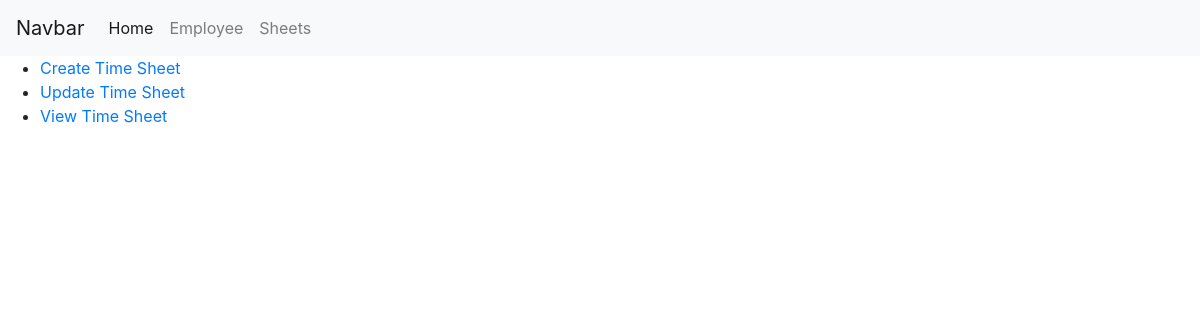
The page /timesheets/ on the database as committed earlier.
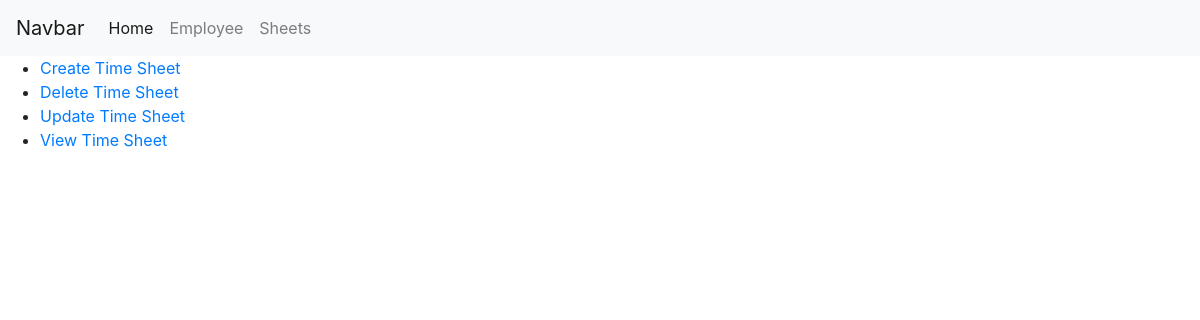
The same page on the database as committed later.
### timesheets/models.py (models this page shows, shortened)
class TimeMenus(models.Model):
    menu_id = models.IntegerField(verbose_name = 'Menu ID',help_text="Enter The Menu ID")
    menu_name = models.CharField(max_length=200,verbose_name = 'Menu Name',help_text="Menu Name")
    menu_desc = models.CharField(max_length=200,verbose_name = ' Menu Description',help_text="Menu details")
    menu_url = models.CharField(max_length=200,verbose_name = ' Menu URL',help_text="Menu URL")
    class Meta:
        verbose_name = 'Time Menus'
        verbose_name_plural = 'Time Menus'
        ordering = ["menu_name"]

### timesheets/views.py (the view)
# urls.py: path('', views.timeSheetMenu, name='timeSheetMenu'),
def timeSheetMenu(request):
    time_menus=TimeMenus.objects.all()
    context={'proj_name':proj_name,'time_menus':time_menus}
    return render(request,'timesheets/index.html', context)

### timesheets/templates/timesheets/index.html
<!DOCTYPE html>
<html>
<head>
        <link rel="stylesheet" href="https://maxcdn.bootstrapcdn.com/bootstrap/4.1.0/css/bootstrap.min.css">
</head>
<body>
        <nav class="navbar navbar-expand-lg navbar-light bg-light"><a class="navbar-brand" href="#">Navbar</a> <div class="collapse navbar-collapse" > <div class="navbar-nav"><a class="nav-item nav-link active" href="#">Home <span class="sr-only">(current)</span></a><a class="nav-item nav-link " href="/employee/">Employee <span class="sr-only">(current)</span></a> <a class="nav-item nav-link "href="/timesheets/">Sheets <span class="sr-only">(current)</span></a></div></div></nav>
{% if time_menus %}
    <ul>
    {% for time_menu in time_menus %}
        <li><a href="{% url time_menu.menu_url %}">{{ time_menu.menu_name }}</a></li>
    {% endfor %}
    </ul>
{% else %}
    <p>No Time Menus are available.</p>
{% endif %}

Rows that differ between the two databases and show on the page:
added TimeMenus: menu_name "Delete Time Sheet"
